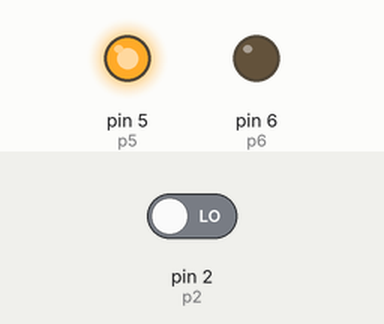
Recording of a program running on a simulated MicroPython board. Shown: output pins drawn as LEDs (lit = HIGH). The test bench sets the inputs (shaded band); at power-on: pin 2 (p2) LOW. What the program prints to the serial console is not drawn. At 0.0 s the program stops and its outputs stay as they are.

Above: at 0.1 s.
Timing chart, 0 to 1.5 s (numbered marks = the images above):
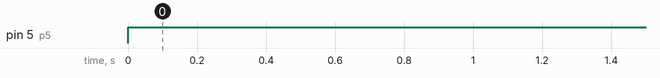

The program:

main.py
```python
# Description: This is the main file that will be run on the OpenWear board

import openwearpin
from machine import Pin

p0 = Pin(openwearpin.A0, Pin.OUT)    # create output pin on A0
p0.on()                 # set pin to "on" (high) level
p0.off()                # set pin to "off" (low) level
p0.value(1)             # set pin to on/high

p2 = Pin(openwearpin.A1, Pin.IN)     # create input pin on A1
print(p2.value())       # get value, 0 or 1

p4 = Pin(4, Pin.IN, Pin.PULL_UP) # enable internal pull-up resistor
p5 = Pin(5, Pin.OUT, value=1) # set pin high on creation
p6 = Pin(6, Pin.OUT, drive=Pin.DRIVE_3) # set maximum drive strength
```

openwearpin.py
```python
# This file contains the pin mapping for the OpenWear board
# use 'import openwearpin' in your code to access the pins
# e.g. openwearpin.A0

A0 = 4
A1 = 2
A2 = 18
A3 = 23
A4 = 25
A5 = 26
A6 = 27
A7 = 14
A8 = 12
A9 = 13
A10 = 15
SCL1 = 18
SDA1 = 23
```

Measured:
- by itself, pin 5 (p5): LOW → HIGH at 0.00 s
